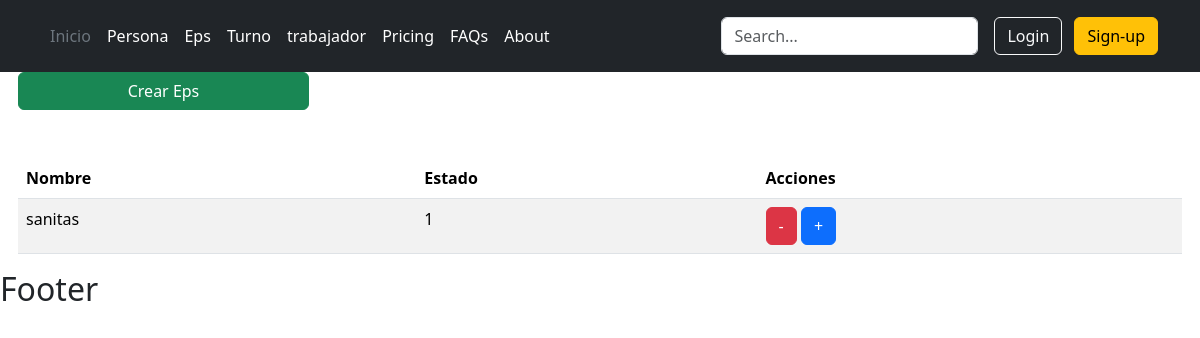
Before: /usuarios/eps/ with the older database file.
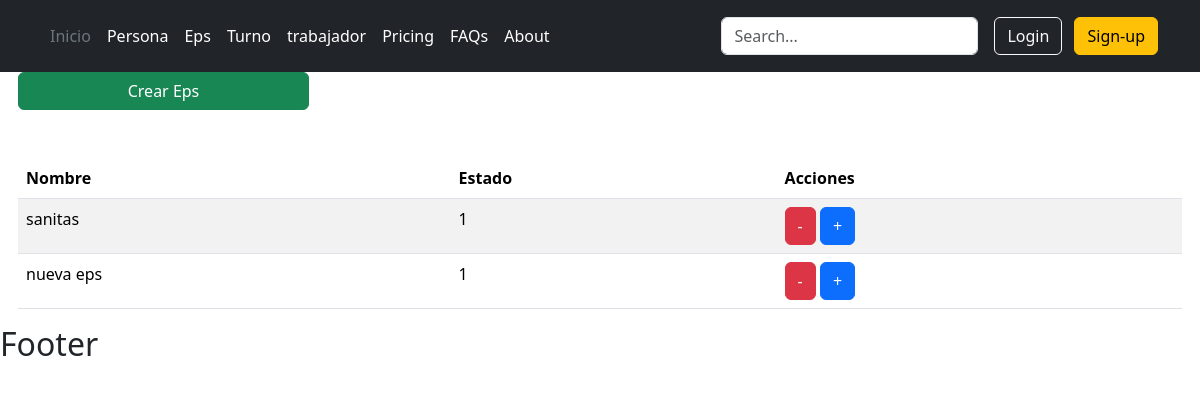
After: the same page with the newer database file.
### usuario/models.py (models this page shows)
class Eps(models.Model):
    nombre=models.CharField(max_length=45,verbose_name="Nombre EPS:")
    class Estado(models.TextChoices):
        ACTIVO='1',_("Activo")
        INACTIVO='0',_("Inactivo")
    estado=models.CharField(max_length=1,choices=Estado.choices,default=Estado.ACTIVO,verbose_name="Estado")

### usuario/views.py (the view)
# urls.py: path('eps/', eps_listar, name="eps" ),
def eps_listar(request):
    titulo="Eps"
    eps= Eps.objects.all()
    context={
        "titulo":titulo,
        "eps":eps
    }
    return render(request,"usuarios/eps/listar.html", context)

### base/templates/usuarios/eps/listar.html
{% extends 'partials/body.html' %} {% block contenido %}
<a href="{% url 'eps-crear' %}" class="btn btn-success w-25"
  >Crear {{titulo}}</a
>
<table class="table table-striped table-hover">
  <thead>
    <tr>
      <th>Nombre</th>
      <th>Estado</th>
      <th>Acciones</th>
    </tr>
  </thead>
  <tbody>
    {% for eps in eps %} {% if eps.estado != "0" %}
    <tr>
      <td>{{eps.nombre}}</td>
      <td>{{eps.estado}}</td>
      <td>
        <a
          class="btn btn-danger"
          href="{% url 'eps-eliminar' eps.id %}"
          >-</a
        >
        <a
          class="btn btn-primary"
          href="{% url 'eps-modificar' eps.id %}"
          >+</a
        >
      </td>
    </tr>
    {% endif %} {% endfor %}
  </tbody>
</table>
{% endblock contenido %}

Changed rows visible on the page:
added Eps: nombre "nueva eps", estado "1"
